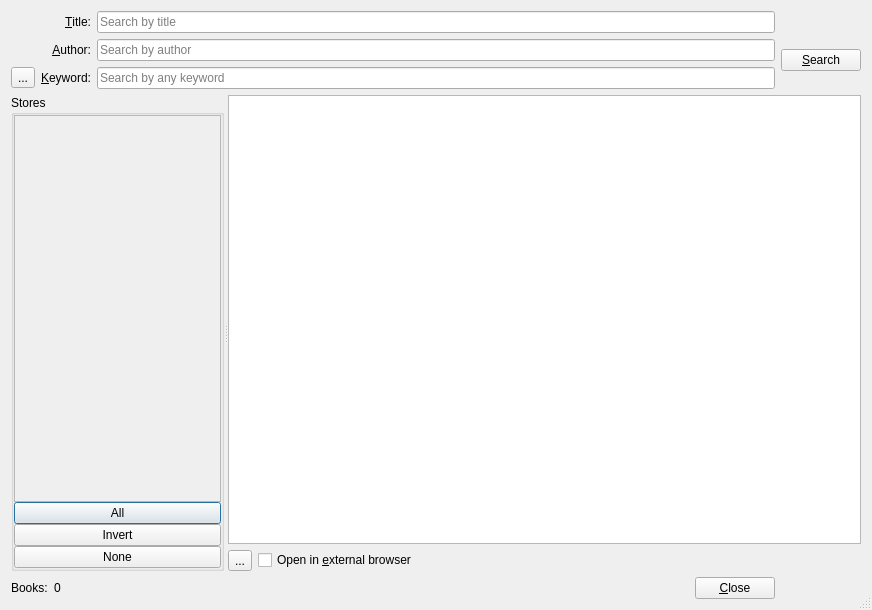
<?xml version="1.0" encoding="UTF-8"?>
<ui version="4.0">
 <class>Dialog</class>
 <widget class="QDialog" name="Dialog">
  <property name="geometry">
   <rect>
    <x>0</x>
    <y>0</y>
    <width>872</width>
    <height>610</height>
   </rect>
  </property>
  <property name="windowTitle">
   <string>Get Books</string>
  </property>
  <property name="windowIcon">
   <iconset resource="../../../../work/calibre/resources/images.qrc">
    <normaloff>:/images/store.png</normaloff>:/images/store.png</iconset>
  </property>
  <property name="sizeGripEnabled">
   <bool>true</bool>
  </property>
  <layout class="QGridLayout" name="gridLayout">
   <item row="0" column="2">
    <widget class="HistoryLineEdit2" name="search_title">
     <property name="placeholderText">
      <string>Search by title</string>
     </property>
    </widget>
   </item>
   <item row="1" column="0" colspan="2">
    <widget class="QLabel" name="label_3">
     <property name="text">
      <string>&amp;Author:</string>
     </property>
     <property name="alignment">
      <set>Qt::AlignRight|Qt::AlignTrailing|Qt::AlignVCenter</set>
     </property>
     <property name="buddy">
      <cstring>search_author</cstring>
     </property>
    </widget>
   </item>
   <item row="1" column="2">
    <widget class="HistoryLineEdit2" name="search_author">
     <property name="placeholderText">
      <string>Search by author</string>
     </property>
    </widget>
   </item>
   <item row="2" column="0">
    <widget class="QToolButton" name="adv_search_button">
     <property name="text">
      <string>...</string>
     </property>
    </widget>
   </item>
   <item row="2" column="1">
    <widget class="QLabel" name="label">
     <property name="text">
      <string>&amp;Keyword:</string>
     </property>
     <property name="alignment">
      <set>Qt::AlignRight|Qt::AlignTrailing|Qt::AlignVCenter</set>
     </property>
     <property name="buddy">
      <cstring>search_edit</cstring>
     </property>
    </widget>
   </item>
   <item row="2" column="2">
    <widget class="HistoryLineEdit2" name="search_edit">
     <property name="sizePolicy">
      <sizepolicy hsizetype="Expanding" vsizetype="Fixed">
       <horstretch>0</horstretch>
       <verstretch>0</verstretch>
      </sizepolicy>
     </property>
     <property name="placeholderText">
      <string>Search by any keyword</string>
     </property>
    </widget>
   </item>
   <item row="3" column="0" colspan="4">
    <widget class="QSplitter" name="store_splitter">
     <property name="orientation">
      <enum>Qt::Horizontal</enum>
     </property>
     <widget class="QGroupBox" name="groupBox">
      <property name="title">
       <string>Stores</string>
      </property>
      <layout class="QVBoxLayout" name="verticalLayout_2">
       <property name="spacing">
        <number>0</number>
       </property>
       <property name="margin">
        <number>0</number>
       </property>
       <item>
        <widget class="QScrollArea" name="store_list">
         <property name="widgetResizable">
          <bool>true</bool>
         </property>
         <widget class="QWidget" name="scrollAreaWidgetContents">
          <property name="geometry">
           <rect>
            <x>0</x>
            <y>0</y>
            <width>207</width>
            <height>163</height>
           </rect>
          </property>
         </widget>
        </widget>
       </item>
       <item>
        <layout class="QVBoxLayout" name="verticalLayout">
         <property name="spacing">
          <number>0</number>
         </property>
         <item>
          <widget class="QPushButton" name="select_all_stores">
           <property name="text">
            <string>All</string>
           </property>
          </widget>
         </item>
         <item>
          <widget class="QPushButton" name="select_invert_stores">
           <property name="text">
            <string>Invert</string>
           </property>
          </widget>
         </item>
         <item>
          <widget class="QPushButton" name="select_none_stores">
           <property name="text">
            <string>None</string>
           </property>
          </widget>
         </item>
        </layout>
       </item>
      </layout>
     </widget>
     <widget class="QWidget" name="verticalLayoutWidget">
      <layout class="QVBoxLayout" name="verticalLayout_4">
       <item>
        <widget class="ResultsView" name="results_view">
         <property name="sizePolicy">
          <sizepolicy hsizetype="Expanding" vsizetype="Expanding">
           <horstretch>1</horstretch>
           <verstretch>0</verstretch>
          </sizepolicy>
         </property>
         <property name="minimumSize">
          <size>
           <width>0</width>
           <height>0</height>
          </size>
         </property>
         <property name="alternatingRowColors">
          <bool>true</bool>
         </property>
         <property name="iconSize">
          <size>
           <width>32</width>
           <height>32</height>
          </size>
         </property>
         <property name="rootIsDecorated">
          <bool>false</bool>
         </property>
         <property name="uniformRowHeights">
          <bool>false</bool>
         </property>
         <property name="itemsExpandable">
          <bool>false</bool>
         </property>
         <property name="sortingEnabled">
          <bool>true</bool>
         </property>
         <property name="expandsOnDoubleClick">
          <bool>false</bool>
         </property>
         <attribute name="headerStretchLastSection">
          <bool>false</bool>
         </attribute>
        </widget>
       </item>
       <item>
        <layout class="QHBoxLayout" name="horizontalLayout">
         <item>
          <widget class="QToolButton" name="configure">
           <property name="text">
            <string>...</string>
           </property>
          </widget>
         </item>
         <item>
          <widget class="QCheckBox" name="open_external">
           <property name="toolTip">
            <string>Open a selected book in the system's web browser</string>
           </property>
           <property name="text">
            <string>Open in &amp;external browser</string>
           </property>
          </widget>
         </item>
         <item>
          <spacer name="horizontalSpacer_2">
           <property name="orientation">
            <enum>Qt::Horizontal</enum>
           </property>
           <property name="sizeHint" stdset="0">
            <size>
             <width>40</width>
             <height>20</height>
            </size>
           </property>
          </spacer>
         </item>
        </layout>
       </item>
      </layout>
     </widget>
    </widget>
   </item>
   <item row="4" column="0" colspan="3">
    <layout class="QHBoxLayout" name="bottom_layout">
     <item>
      <widget class="QLabel" name="label_2">
       <property name="text">
        <string>Books:</string>
       </property>
      </widget>
     </item>
     <item>
      <widget class="QLabel" name="total">
       <property name="text">
        <string>0</string>
       </property>
      </widget>
     </item>
     <item>
      <spacer name="horizontalSpacer">
       <property name="orientation">
        <enum>Qt::Horizontal</enum>
       </property>
       <property name="sizeHint" stdset="0">
        <size>
         <width>40</width>
         <height>20</height>
        </size>
       </property>
      </spacer>
     </item>
     <item>
      <widget class="QPushButton" name="close">
       <property name="text">
        <string>&amp;Close</string>
       </property>
      </widget>
     </item>
    </layout>
   </item>
   <item row="0" column="1">
    <widget class="QLabel" name="label_4">
     <property name="text">
      <string>&amp;Title:</string>
     </property>
     <property name="alignment">
      <set>Qt::AlignRight|Qt::AlignTrailing|Qt::AlignVCenter</set>
     </property>
     <property name="buddy">
      <cstring>search_title</cstring>
     </property>
    </widget>
   </item>
   <item row="0" column="3" rowspan="3">
    <layout class="QVBoxLayout" name="button_layout">
     <item>
      <widget class="QWidget" name="widget" native="true">
       <property name="sizePolicy">
        <sizepolicy hsizetype="Fixed" vsizetype="Fixed">
         <horstretch>0</horstretch>
         <verstretch>0</verstretch>
        </sizepolicy>
       </property>
       <property name="baseSize">
        <size>
         <width>24</width>
         <height>24</height>
        </size>
       </property>
      </widget>
     </item>
     <item>
      <widget class="QPushButton" name="search">
       <property name="text">
        <string>&amp;Search</string>
       </property>
      </widget>
     </item>
    </layout>
   </item>
  </layout>
 </widget>
 <customwidgets>
  <customwidget>
   <class>ResultsView</class>
   <extends>QTreeView</extends>
   <header>results_view.h</header>
  </customwidget>
  <customwidget>
   <class>HistoryLineEdit2</class>
   <extends>QLineEdit</extends>
   <header>calibre/gui2/widgets2.h</header>
  </customwidget>
 </customwidgets>
 <tabstops>
  <tabstop>search_title</tabstop>
  <tabstop>search_author</tabstop>
  <tabstop>adv_search_button</tabstop>
  <tabstop>search_edit</tabstop>
  <tabstop>search</tabstop>
  <tabstop>store_list</tabstop>
  <tabstop>select_all_stores</tabstop>
  <tabstop>select_invert_stores</tabstop>
  <tabstop>select_none_stores</tabstop>
  <tabstop>results_view</tabstop>
  <tabstop>configure</tabstop>
  <tabstop>open_external</tabstop>
  <tabstop>close</tabstop>
 </tabstops>
 <resources>
  <include location="../../../../work/calibre/resources/images.qrc"/>
 </resources>
 <connections>
  <connection>
   <sender>close</sender>
   <signal>clicked()</signal>
   <receiver>Dialog</receiver>
   <slot>accept()</slot>
   <hints>
    <hint type="sourcelabel">
     <x>526</x>
     <y>525</y>
    </hint>
    <hint type="destinationlabel">
     <x>307</x>
     <y>272</y>
    </hint>
   </hints>
  </connection>
 </connections>
</ui>
